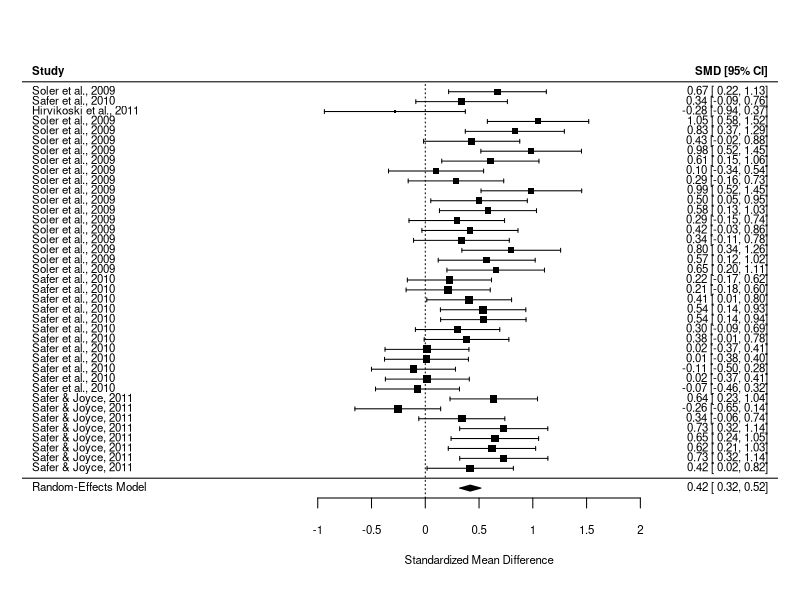
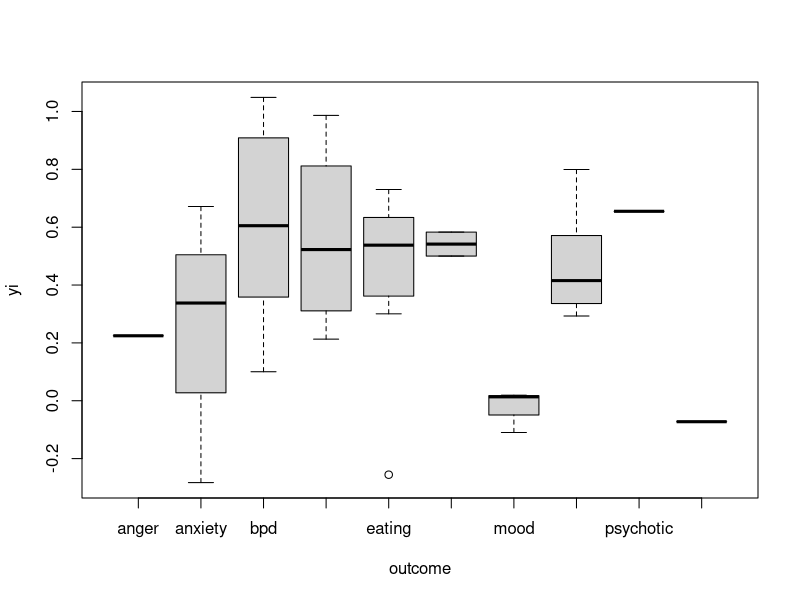
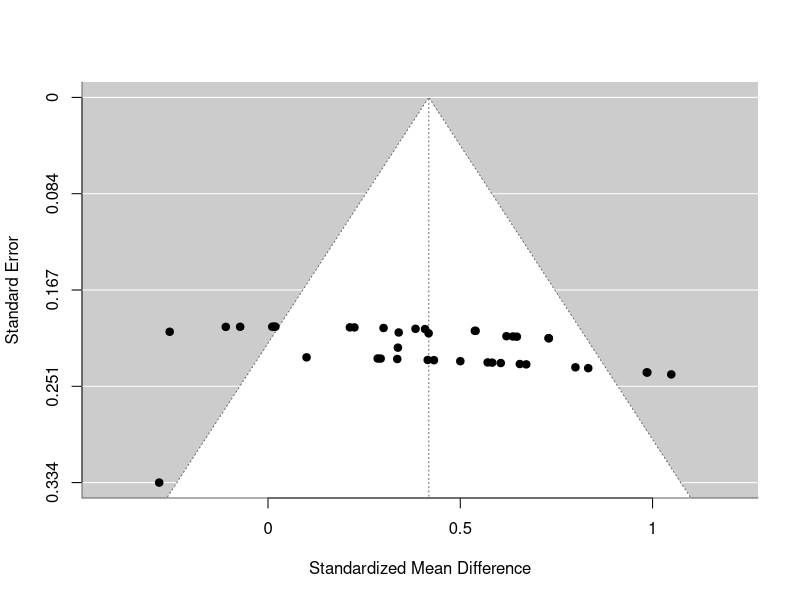

Write R code to recreate these figures, in order.
## ---- chunk 1
install.packages("metafor")
library("metafor")

install.packages("readxl")
library("readxl")

## ---- chunk 2

dbtst <- read_excel("larson(rmetaanalysis).xlsx")
View(rstudiometaanalysis)



## ---- chunk 3

dbtst <- escalc(n1i = n_control, n2i = n_treatment, m1i = mean_control, m2i = mean_treatment, sd1i = sd_control, sd2i = sd_treatment, data = dbtst, measure = "SMD", append = TRUE)


rma_model <- rma(yi, vi, data = dbtst)
summary(rma_model)

# Need to report particular outcomes: anxiety, depression, etc




## ---- chunk 4
forest(rma_model, slab = paste(dbtst$study, as.character(dbtst$year), sep = ", "))

# To visualize all effect sizes
# Need to report particular outcomes: anxiety, depression, etc


## ---- chunk 5
boxplot(yi ~ outcome, data = dbtst)

# To visualize different outcomes
# Need to report particular outcomes: anxiety, depression, etc
## ---- chunk 6
funnel(rma_model)

# A common way to investigate potential publication bias in a meta-analysis is the funnel plot. Asymmetrical distribution indicates potential publication bias.
